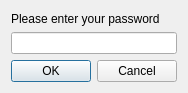
<?xml version="1.0" encoding="UTF-8"?>
<ui version="4.0">
 <class>PasswordDialog</class>
 <widget class="QDialog" name="PasswordDialog">
  <property name="geometry">
   <rect>
    <x>0</x>
    <y>0</y>
    <width>187</width>
    <height>93</height>
   </rect>
  </property>
  <property name="focusPolicy">
   <enum>Qt::TabFocus</enum>
  </property>
  <property name="windowTitle">
   <string>Password input</string>
  </property>
  <layout class="QGridLayout" name="gridLayout">
   <item row="0" column="0">
    <widget class="QLabel" name="label">
     <property name="text">
      <string>Please enter your password</string>
     </property>
    </widget>
   </item>
   <item row="1" column="0">
    <widget class="QLineEdit" name="passwordInput">
     <property name="toolTip">
      <string>Please enter the password here</string>
     </property>
     <property name="echoMode">
      <enum>QLineEdit::Password</enum>
     </property>
    </widget>
   </item>
   <item row="2" column="0">
    <widget class="QDialogButtonBox" name="buttonBox">
     <property name="orientation">
      <enum>Qt::Horizontal</enum>
     </property>
     <property name="standardButtons">
      <set>QDialogButtonBox::Cancel|QDialogButtonBox::Ok</set>
     </property>
    </widget>
   </item>
  </layout>
 </widget>
 <tabstops>
  <tabstop>password</tabstop>
  <tabstop>buttonBox</tabstop>
 </tabstops>
 <resources/>
 <connections>
  <connection>
   <sender>buttonBox</sender>
   <signal>accepted()</signal>
   <receiver>PasswordDialog</receiver>
   <slot>accept()</slot>
   <hints>
    <hint type="sourcelabel">
     <x>93</x>
     <y>70</y>
    </hint>
    <hint type="destinationlabel">
     <x>93</x>
     <y>46</y>
    </hint>
   </hints>
  </connection>
  <connection>
   <sender>buttonBox</sender>
   <signal>rejected()</signal>
   <receiver>PasswordDialog</receiver>
   <slot>reject()</slot>
   <hints>
    <hint type="sourcelabel">
     <x>93</x>
     <y>70</y>
    </hint>
    <hint type="destinationlabel">
     <x>93</x>
     <y>46</y>
    </hint>
   </hints>
  </connection>
 </connections>
</ui>
